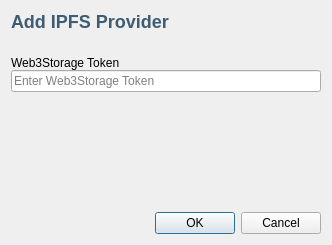
<?xml version="1.0" encoding="UTF-8"?>
<ui version="4.0">
 <class>Dialog</class>
 <widget class="QDialog" name="Dialog">
  <property name="geometry">
   <rect>
    <x>0</x>
    <y>0</y>
    <width>332</width>
    <height>245</height>
   </rect>
  </property>
  <property name="windowTitle">
   <string>Dialog</string>
  </property>
  <layout class="QVBoxLayout" name="verticalLayout_2">
   <item>
    <widget class="QLabel" name="label">
     <property name="styleSheet">
      <string notr="true">font-weight: bold;
font-size: 18px;
color: #3f5c73;</string>
     </property>
     <property name="text">
      <string>Add IPFS Provider</string>
     </property>
    </widget>
   </item>
   <item>
    <spacer name="verticalSpacer">
     <property name="orientation">
      <enum>Qt::Vertical</enum>
     </property>
     <property name="sizeType">
      <enum>QSizePolicy::Fixed</enum>
     </property>
     <property name="sizeHint" stdset="0">
      <size>
       <width>20</width>
       <height>18</height>
      </size>
     </property>
    </spacer>
   </item>
   <item>
    <layout class="QVBoxLayout" name="verticalLayout">
     <property name="spacing">
      <number>0</number>
     </property>
     <item>
      <widget class="QLabel" name="label_2">
       <property name="text">
        <string>Web3Storage Token</string>
       </property>
      </widget>
     </item>
     <item>
      <widget class="QLineEdit" name="line_edit">
       <property name="placeholderText">
        <string>Enter Web3Storage Token</string>
       </property>
      </widget>
     </item>
    </layout>
   </item>
   <item>
    <spacer name="verticalSpacer_2">
     <property name="orientation">
      <enum>Qt::Vertical</enum>
     </property>
     <property name="sizeHint" stdset="0">
      <size>
       <width>20</width>
       <height>70</height>
      </size>
     </property>
    </spacer>
   </item>
   <item>
    <widget class="QDialogButtonBox" name="buttonBox">
     <property name="orientation">
      <enum>Qt::Horizontal</enum>
     </property>
     <property name="standardButtons">
      <set>QDialogButtonBox::Cancel|QDialogButtonBox::Ok</set>
     </property>
    </widget>
   </item>
  </layout>
 </widget>
 <resources/>
 <connections>
  <connection>
   <sender>buttonBox</sender>
   <signal>accepted()</signal>
   <receiver>Dialog</receiver>
   <slot>accept()</slot>
   <hints>
    <hint type="sourcelabel">
     <x>248</x>
     <y>254</y>
    </hint>
    <hint type="destinationlabel">
     <x>157</x>
     <y>274</y>
    </hint>
   </hints>
  </connection>
  <connection>
   <sender>buttonBox</sender>
   <signal>rejected()</signal>
   <receiver>Dialog</receiver>
   <slot>reject()</slot>
   <hints>
    <hint type="sourcelabel">
     <x>316</x>
     <y>260</y>
    </hint>
    <hint type="destinationlabel">
     <x>286</x>
     <y>274</y>
    </hint>
   </hints>
  </connection>
 </connections>
</ui>
